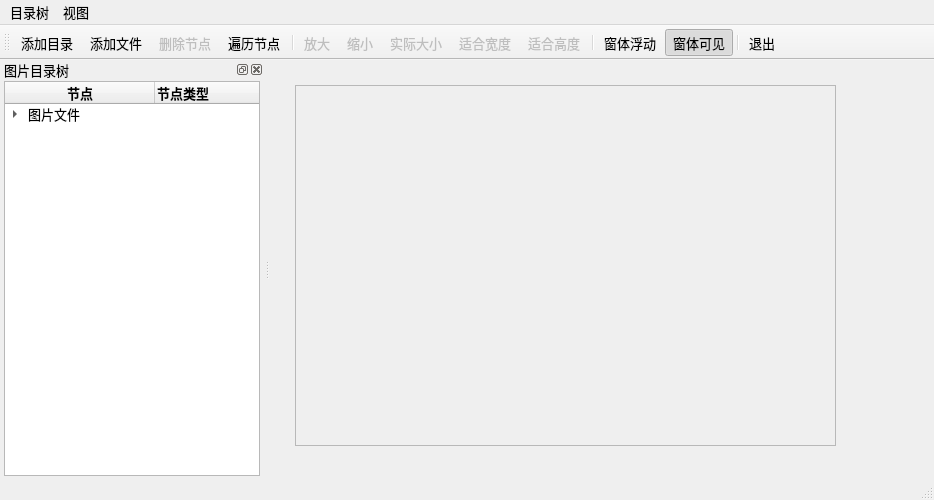
<?xml version="1.0" encoding="UTF-8"?>
<ui version="4.0">
 <class>MainWindow</class>
 <widget class="QMainWindow" name="MainWindow">
  <property name="geometry">
   <rect>
    <x>0</x>
    <y>0</y>
    <width>934</width>
    <height>500</height>
   </rect>
  </property>
  <property name="font">
   <font>
    <pointsize>10</pointsize>
   </font>
  </property>
  <property name="windowTitle">
   <string>QTreeWidget的使用</string>
  </property>
  <widget class="QWidget" name="centralWidget">
   <widget class="QScrollArea" name="scrollArea">
    <property name="geometry">
     <rect>
      <x>25</x>
      <y>25</y>
      <width>541</width>
      <height>361</height>
     </rect>
    </property>
    <property name="minimumSize">
     <size>
      <width>200</width>
      <height>0</height>
     </size>
    </property>
    <property name="sizeAdjustPolicy">
     <enum>QAbstractScrollArea::AdjustIgnored</enum>
    </property>
    <property name="widgetResizable">
     <bool>true</bool>
    </property>
    <property name="alignment">
     <set>Qt::AlignCenter</set>
    </property>
    <widget class="QWidget" name="scrollAreaWidgetContents">
     <property name="geometry">
      <rect>
       <x>0</x>
       <y>0</y>
       <width>539</width>
       <height>359</height>
      </rect>
     </property>
     <layout class="QVBoxLayout" name="verticalLayout_2">
      <item>
       <widget class="QLabel" name="LabPicture">
        <property name="text">
         <string/>
        </property>
        <property name="scaledContents">
         <bool>false</bool>
        </property>
        <property name="alignment">
         <set>Qt::AlignCenter</set>
        </property>
       </widget>
      </item>
     </layout>
    </widget>
   </widget>
  </widget>
  <widget class="QMenuBar" name="menuBar">
   <property name="geometry">
    <rect>
     <x>0</x>
     <y>0</y>
     <width>934</width>
     <height>23</height>
    </rect>
   </property>
   <widget class="QMenu" name="menuPic">
    <property name="title">
     <string>目录树</string>
    </property>
    <addaction name="actAddFolder"/>
    <addaction name="actAddFiles"/>
    <addaction name="actDeleteItem"/>
    <addaction name="actScanItems"/>
    <addaction name="separator"/>
    <addaction name="actQuit"/>
   </widget>
   <widget class="QMenu" name="menuView">
    <property name="title">
     <string>视图</string>
    </property>
    <addaction name="actZoomIn"/>
    <addaction name="actZoomOut"/>
    <addaction name="actZoomRealSize"/>
    <addaction name="actZoomFitW"/>
    <addaction name="actZoomFitH"/>
   </widget>
   <addaction name="menuPic"/>
   <addaction name="menuView"/>
  </widget>
  <widget class="QToolBar" name="mainToolBar">
   <property name="toolButtonStyle">
    <enum>Qt::ToolButtonTextUnderIcon</enum>
   </property>
   <attribute name="toolBarArea">
    <enum>TopToolBarArea</enum>
   </attribute>
   <attribute name="toolBarBreak">
    <bool>false</bool>
   </attribute>
   <addaction name="actAddFolder"/>
   <addaction name="actAddFiles"/>
   <addaction name="actDeleteItem"/>
   <addaction name="actScanItems"/>
   <addaction name="separator"/>
   <addaction name="actZoomIn"/>
   <addaction name="actZoomOut"/>
   <addaction name="actZoomRealSize"/>
   <addaction name="actZoomFitW"/>
   <addaction name="actZoomFitH"/>
   <addaction name="separator"/>
   <addaction name="actDockFloat"/>
   <addaction name="actDockVisible"/>
   <addaction name="separator"/>
   <addaction name="actQuit"/>
  </widget>
  <widget class="QStatusBar" name="statusBar"/>
  <widget class="QDockWidget" name="dockWidget">
   <property name="features">
    <set>QDockWidget::AllDockWidgetFeatures</set>
   </property>
   <property name="allowedAreas">
    <set>Qt::LeftDockWidgetArea|Qt::RightDockWidgetArea</set>
   </property>
   <property name="windowTitle">
    <string>图片目录树</string>
   </property>
   <attribute name="dockWidgetArea">
    <number>1</number>
   </attribute>
   <widget class="QWidget" name="dockWidgetContents">
    <layout class="QVBoxLayout" name="verticalLayout">
     <property name="leftMargin">
      <number>4</number>
     </property>
     <property name="topMargin">
      <number>2</number>
     </property>
     <property name="rightMargin">
      <number>4</number>
     </property>
     <property name="bottomMargin">
      <number>2</number>
     </property>
     <item>
      <widget class="QTreeWidget" name="treeFiles">
       <property name="columnCount">
        <number>2</number>
       </property>
       <attribute name="headerDefaultSectionSize">
        <number>150</number>
       </attribute>
       <column>
        <property name="text">
         <string>节点</string>
        </property>
        <property name="font">
         <font>
          <weight>75</weight>
          <bold>true</bold>
         </font>
        </property>
        <property name="textAlignment">
         <set>AlignCenter</set>
        </property>
       </column>
       <column>
        <property name="text">
         <string>节点类型</string>
        </property>
        <property name="font">
         <font>
          <weight>75</weight>
          <bold>true</bold>
         </font>
        </property>
        <property name="textAlignment">
         <set>AlignLeading|AlignVCenter</set>
        </property>
       </column>
       <item>
        <property name="text">
         <string>图片文件</string>
        </property>
        <property name="icon">
         <iconset>
          <normaloff>:/images/icons/15.ico</normaloff>:/images/icons/15.ico</iconset>
        </property>
        <item>
         <property name="text">
          <string>分组节点</string>
         </property>
         <property name="icon">
          <iconset>
           <normaloff>:/images/icons/open3.bmp</normaloff>:/images/icons/open3.bmp</iconset>
         </property>
         <item>
          <property name="text">
           <string>图片节点</string>
          </property>
          <property name="icon">
           <iconset>
            <normaloff>:/images/icons/31.ico</normaloff>:/images/icons/31.ico</iconset>
          </property>
         </item>
        </item>
        <item>
         <property name="text">
          <string>分组2</string>
         </property>
         <item>
          <property name="text">
           <string>图片2</string>
          </property>
          <property name="icon">
           <iconset>
            <normaloff>:/images/icons/31.ico</normaloff>:/images/icons/31.ico</iconset>
          </property>
         </item>
        </item>
       </item>
      </widget>
     </item>
    </layout>
   </widget>
  </widget>
  <action name="actAddFolder">
   <property name="icon">
    <iconset>
     <normaloff>:/images/icons/open3.bmp</normaloff>:/images/icons/open3.bmp</iconset>
   </property>
   <property name="text">
    <string>添加目录...</string>
   </property>
   <property name="toolTip">
    <string>添加目录</string>
   </property>
   <property name="shortcut">
    <string>Ctrl+F</string>
   </property>
  </action>
  <action name="actAddFiles">
   <property name="icon">
    <iconset>
     <normaloff>:/images/icons/824.bmp</normaloff>:/images/icons/824.bmp</iconset>
   </property>
   <property name="text">
    <string>添加文件...</string>
   </property>
   <property name="toolTip">
    <string>添加文件</string>
   </property>
   <property name="shortcut">
    <string>Ctrl+N</string>
   </property>
  </action>
  <action name="actZoomIn">
   <property name="enabled">
    <bool>false</bool>
   </property>
   <property name="icon">
    <iconset>
     <normaloff>:/images/icons/418.bmp</normaloff>:/images/icons/418.bmp</iconset>
   </property>
   <property name="text">
    <string>放大</string>
   </property>
   <property name="toolTip">
    <string>放大图片</string>
   </property>
   <property name="shortcut">
    <string>Ctrl+I</string>
   </property>
  </action>
  <action name="actZoomOut">
   <property name="enabled">
    <bool>false</bool>
   </property>
   <property name="icon">
    <iconset>
     <normaloff>:/images/icons/416.bmp</normaloff>:/images/icons/416.bmp</iconset>
   </property>
   <property name="text">
    <string>缩小</string>
   </property>
   <property name="toolTip">
    <string>缩小图片</string>
   </property>
   <property name="shortcut">
    <string>Ctrl+O</string>
   </property>
  </action>
  <action name="actZoomRealSize">
   <property name="enabled">
    <bool>false</bool>
   </property>
   <property name="icon">
    <iconset>
     <normaloff>:/images/icons/414.bmp</normaloff>:/images/icons/414.bmp</iconset>
   </property>
   <property name="text">
    <string>实际大小</string>
   </property>
   <property name="toolTip">
    <string>图片实际大小显示</string>
   </property>
  </action>
  <action name="actZoomFitW">
   <property name="enabled">
    <bool>false</bool>
   </property>
   <property name="icon">
    <iconset>
     <normaloff>:/images/icons/424.bmp</normaloff>:/images/icons/424.bmp</iconset>
   </property>
   <property name="text">
    <string>适合宽度</string>
   </property>
   <property name="toolTip">
    <string>适合宽度显示</string>
   </property>
   <property name="shortcut">
    <string>Ctrl+W</string>
   </property>
  </action>
  <action name="actDeleteItem">
   <property name="enabled">
    <bool>false</bool>
   </property>
   <property name="icon">
    <iconset>
     <normaloff>:/images/icons/delete1.bmp</normaloff>:/images/icons/delete1.bmp</iconset>
   </property>
   <property name="text">
    <string>删除节点</string>
   </property>
   <property name="toolTip">
    <string>删除节点</string>
   </property>
  </action>
  <action name="actQuit">
   <property name="icon">
    <iconset>
     <normaloff>:/images/icons/exit.bmp</normaloff>:/images/icons/exit.bmp</iconset>
   </property>
   <property name="text">
    <string>退出</string>
   </property>
   <property name="toolTip">
    <string>退出本系统</string>
   </property>
  </action>
  <action name="actZoomFitH">
   <property name="enabled">
    <bool>false</bool>
   </property>
   <property name="icon">
    <iconset>
     <normaloff>:/images/icons/426.bmp</normaloff>:/images/icons/426.bmp</iconset>
   </property>
   <property name="text">
    <string>适合高度</string>
   </property>
   <property name="shortcut">
    <string>Ctrl+H</string>
   </property>
  </action>
  <action name="actScanItems">
   <property name="icon">
    <iconset>
     <normaloff>:/images/icons/fold.bmp</normaloff>:/images/icons/fold.bmp</iconset>
   </property>
   <property name="text">
    <string>遍历节点</string>
   </property>
   <property name="toolTip">
    <string>遍历节点</string>
   </property>
  </action>
  <action name="actDockVisible">
   <property name="checkable">
    <bool>true</bool>
   </property>
   <property name="checked">
    <bool>true</bool>
   </property>
   <property name="icon">
    <iconset>
     <normaloff>:/images/icons/414.bmp</normaloff>:/images/icons/414.bmp</iconset>
   </property>
   <property name="text">
    <string>窗体可见</string>
   </property>
   <property name="toolTip">
    <string>窗体可见</string>
   </property>
  </action>
  <action name="actDockFloat">
   <property name="checkable">
    <bool>true</bool>
   </property>
   <property name="checked">
    <bool>false</bool>
   </property>
   <property name="icon">
    <iconset>
     <normaloff>:/images/icons/814.bmp</normaloff>:/images/icons/814.bmp</iconset>
   </property>
   <property name="text">
    <string>窗体浮动</string>
   </property>
   <property name="toolTip">
    <string>窗体浮动</string>
   </property>
  </action>
 </widget>
 <layoutdefault spacing="6" margin="11"/>
 <resources/>
 <connections>
  <connection>
   <sender>actQuit</sender>
   <signal>triggered()</signal>
   <receiver>MainWindow</receiver>
   <slot>close()</slot>
   <hints>
    <hint type="sourcelabel">
     <x>-1</x>
     <y>-1</y>
    </hint>
    <hint type="destinationlabel">
     <x>522</x>
     <y>286</y>
    </hint>
   </hints>
  </connection>
 </connections>
</ui>
